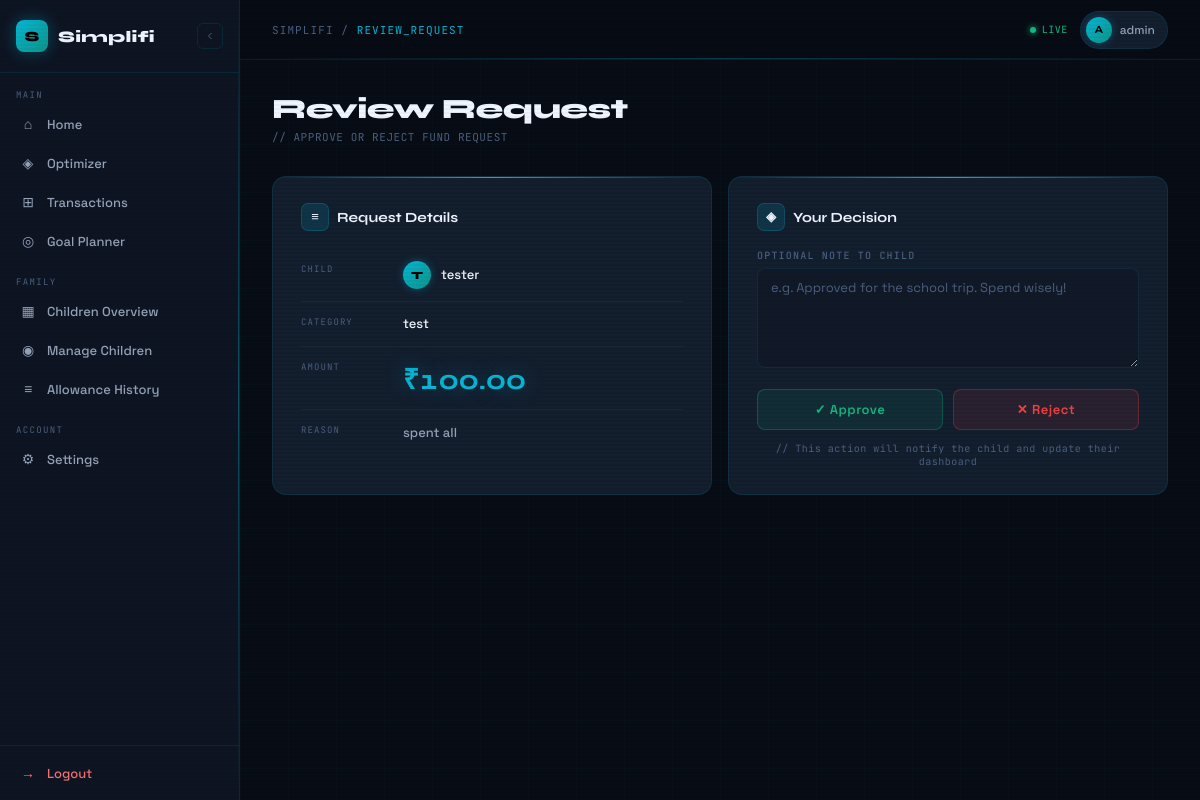
/children/review-request/1/ (signed in), run on the app's committed database.
### accounts/models.py (models this page shows, shortened)
class User(AbstractUser):
    ROLE_CHOICES = (
        ("parent", "Parent"),
        ("child", "Child"),
    )
    role = models.CharField(
        max_length=20,
        choices=ROLE_CHOICES,
        default="parent"
    )
    phone = models.CharField(max_length=15, blank=True)
    income_range = models.CharField(
        max_length=50,
        choices=[
            ('<5L', 'Below 5L'),
            ('5-10L', '5–10L'),
            ('10-25L', '10–25L'),
            ('25L+', '25L+'),
        ],
        blank=True
    )

### children/models.py (models this page shows, shortened)
class FundRequest(models.Model):
    STATUS_CHOICES = [
        ("pending", "Pending"),
        ("approved", "Approved"),
        ("rejected", "Rejected"),
    ]
    child = models.ForeignKey(
        ChildProfile,
        on_delete=models.CASCADE,
        related_name="fund_requests"
    )
    category = models.ForeignKey(
        ExpenseCategory,
        on_delete=models.CASCADE
    )
    amount = models.DecimalField(
        max_digits=10,
        decimal_places=2
    )
    reason = models.TextField()
    parent_note = models.TextField(
        blank=True,
        null=True
    )
    status = models.CharField(
        max_length=20,
        choices=STATUS_CHOICES,
        default="pending"
    )
    created_at = models.DateTimeField(auto_now_add=True)
    reviewed_at = models.DateTimeField(
        null=True,
        blank=True
    )

class ChildProfile(models.Model):
    parent = models.ForeignKey(
        User,
        on_delete=models.CASCADE,
        related_name="children"
    )
    child_user = models.OneToOneField(
        User,
        on_delete=models.CASCADE,
        related_name="child_profile"
    )
    age = models.IntegerField(null=True, blank=True)
    created_at = models.DateTimeField(auto_now_add=True)
    is_active = models.BooleanField(default=True)

class ExpenseCategory(models.Model):
    child = models.ForeignKey(
        ChildProfile,
        on_delete=models.CASCADE,
        related_name="categories"
    )
    name = models.CharField(max_length=200)
    allocated_amount = models.DecimalField(
        max_digits=10,
        decimal_places=2
    )
    created_at = models.DateTimeField(auto_now_add=True)
    class Meta:
        unique_together = ("child", "name")

### children/views.py (the view, shortened to what this page needs)
@login_required
def review_request(request, request_id):
    req = get_object_or_404(FundRequest, id=request_id)
    if request.user != req.child.parent:
        return redirect("dashboard_home")
    return render(
        request,
        "children/review_request.html",
        {"req": req}
    )

### children/templates/children/review_request.html (shortened to what this page needs)
{% extends "accounts/dashboard.html" %}
{% block content %}
<div class="page-header">
  <div>
    <div class="page-title">Review Request</div>
    <div class="page-subtitle">// APPROVE OR REJECT FUND REQUEST</div>
  </div>
</div>
<div class="review-wrap">
  <div class="review-detail-card">
    <div class="section-title" style="margin-bottom:18px;">
      <div class="section-icon">≡</div>
      Request Details
    </div>
    <div class="detail-row">
      <span class="detail-key">Child</span>
      <div class="child-identity">
        <div class="child-av">{{ req.child.child_user.username|first|upper }}</div>
        <span class="detail-val">{{ req.child.child_user.username }}</span>
      </div>
    </div>
    <div class="detail-row">
      <span class="detail-key">Category</span>
      <span class="detail-val">{{ req.category.name }}</span>
    </div>
    <div class="detail-row">
      <span class="detail-key">Amount</span>
      <span class="detail-amount">₹{{ req.amount }}</span>
    </div>
    <div class="detail-row">
      <span class="detail-key">Reason</span>
      <span class="detail-val" style="color:var(--ink-2);line-height:1.7;">{{ req.reason }}</span>
    </div>
  </div>
  <div class="review-action-card">
    <div class="section-title" style="margin-bottom:18px;">
      <div class="section-icon">◈</div>
      Your Decision
    </div>
    <form method="POST">
      <label class="note-label">Optional Note to Child</label>
      <textarea class="note-textarea" name="note" placeholder="e.g. Approved for the school trip. Spend wisely!"></textarea>
      <div class="action-btns">
        <button type="submit" name="action" value="approve" class="btn-approve">
          <span>✓ Approve</span>
        </button>
        <button type="submit" name="action" value="reject" class="btn-reject">
          <span>✕ Reject</span>
        </button>
      </div>
      <div class="decision-hint">// This action will notify the child and update their dashboard</div>
    </form>
  </div>
</div>
{% endblock %}

### accounts/templates/accounts/dashboard.html (shortened to what this page needs)
{% load static %}
<!DOCTYPE html>
<html lang="en">
<head>
</head>
<body>
<div class="shell">
  <aside class="sidebar" id="sidebar">
    <div class="sidebar-logo">
      <div class="logo-mark" onclick="toggleSidebar()">S</div>
      <span class="logo-text">Simplifi</span>
      <button class="toggle-btn" onclick="toggleSidebar()" title="Collapse">
        <svg width="12" height="12" fill="none" stroke="currentColor" stroke-width="2" viewBox="0 0 24 24">
          <path d="M15 18l-6-6 6-6"/>
        </svg>
      </button>
    </div>
    <nav>
      {% if request.user.role == "parent" %}
        <div class="nav-section-label">Main</div>
        <a href="{% url 'dashboard_home' %}" class="nav-link {% if request.resolver_match.url_name == 'dashboard_home' %}active{% endif %}">
          <span class="nav-icon">⌂</span>
          <span class="nav-label">Home</span>
        </a>
        <a href="{% url 'finance_overview' %}" class="nav-link {% if request.resolver_match.url_name == 'finance_overview' %}active{% endif %}">
          <span class="nav-icon">◈</span>
          <span class="nav-label">Optimizer</span>
        </a>
        <a href="{% url 'transactions' %}" class="nav-link {% if request.resolver_match.url_name == 'transactions' %}active{% endif %}">
          <span class="nav-icon">⊞</span>
          <span class="nav-label">Transactions</span>
        </a>
        <a href="{% url 'goal_dashboard' %}" class="nav-link {% if request.resolver_match.url_name == 'goal_dashboard' %}active{% endif %}">
          <span class="nav-icon">◎</span>
          <span class="nav-label">Goal Planner</span>
        </a>
        <div class="nav-section-label" style="margin-top:8px;">Family</div>
        <a href="{% url 'parent_children_dashboard' %}" class="nav-link">
          <span class="nav-icon">▦</span>
          <span class="nav-label">Children Overview</span>
        </a>
        <a href="{% url 'children_list' %}" class="nav-link {% if request.resolver_match.url_name == 'children_list' %}active{% endif %}">
          <span class="nav-icon">◉</span>
          <span class="nav-label">Manage Children</span>
        </a>
        <a href="{% url 'allowance_history' %}" class="nav-link">
          <span class="nav-icon">≡</span>
          <span class="nav-label">Allowance History</span>
        </a>
        <div class="nav-section-label" style="margin-top:8px;">Account</div>
        <a href="{% url 'settings_page' %}" class="nav-link {% if request.resolver_match.url_name == 'settings_page' %}active{% endif %}">
          <span class="nav-icon">⚙</span>
          <span class="nav-label">Settings</span>
        </a>
      {% endif %}
    </nav>
    <div class="sidebar-footer">
      <a href="{% url 'logout' %}" class="logout-link">
        <span class="nav-icon">→</span>
        <span class="logout-label">Logout</span>
      </a>
    </div>
  </aside>
  <div class="main" id="main">
    <div class="topbar">
      <div class="topbar-left">
        <div class="topbar-title">
          SIMPLIFI / <span>{{ request.resolver_match.url_name|upper|default:"DASHBOARD" }}</span>
        </div>
      </div>
      <div class="topbar-right">
        <div class="live-dot">
          <div class="live-pulse"></div>
          LIVE
        </div>
        <div class="user-chip">
          <div class="user-avatar">{{ request.user.username|first|upper }}</div>
          {{ request.user.username }}
        </div>
      </div>
    </div>
    <div class="content-area">
      {% block content %}{% endblock %}
    </div>
  </div>
</div>
</body>
</html>

### children/templates/children/review_request.html (style rules this page uses)
.review-wrap { display: grid; grid-template-columns: 1fr 1fr; gap: 16px; max-width: 900px; }
.review-detail-card { background: var(--surface); border: 1px solid var(--border); border-radius: 14px; padding: 26px 28px; position: relative; overflow: hidden; animation: cardIn 0.5s cubic-bezier(0.16,1,0.3,1) 0.05s both; }
.review-detail-card::before { content: ''; position: absolute; top: 0; left: 0; right: 0; height: 1px; background: linear-gradient(90deg, transparent, var(--cyan), transparent); }
.detail-row { display: flex; align-items: flex-start; gap: 12px; padding: 12px 0; border-bottom: 1px solid rgba(255,255,255,0.04); }
.detail-row:last-child { border: none; }
.detail-key { font-family: 'JetBrains Mono', monospace; font-size: 9px; letter-spacing: 0.12em; text-transform: uppercase; color: var(--ink-3); min-width: 90px; flex-shrink: 0; padding-top: 2px; }
.detail-val { font-size: 13px; color: var(--ink); font-weight: 500; line-height: 1.5; }
.detail-amount { font-family: 'Syne', sans-serif; font-size: 28px; font-weight: 700; color: var(--cyan); font-variant-numeric: tabular-nums; text-shadow: 0 0 20px var(--cyan-glow); }
.child-identity { display: flex; align-items: center; gap: 10px; }
.child-av { width: 28px; height: 28px; border-radius: 50%; background: linear-gradient(135deg, var(--cyan), var(--teal)); display: flex; align-items: center; justify-content: center; font-family: 'Syne', sans-serif; font-weight: 800; font-size: 11px; color: #000; box-shadow: 0 0 8px var(--cyan-glow); flex-shrink: 0; }
.review-action-card { background: var(--surface); border: 1px solid var(--border); border-radius: 14px; padding: 26px 28px; position: relative; overflow: hidden; animation: cardIn 0.5s cubic-bezier(0.16,1,0.3,1) 0.12s both; height: fit-content; }
.review-action-card::before { content: ''; position: absolute; top: 0; left: 0; right: 0; height: 1px; background: linear-gradient(90deg, transparent, var(--cyan), transparent); }
.note-textarea { width: 100%; padding: 10px 13px; border: 1px solid var(--border); border-radius: 8px; font-family: 'Space Grotesk', sans-serif; font-size: 13px; color: var(--ink); background: var(--bg-3); outline: none; transition: border-color 0.2s, box-shadow 0.2s; margin-bottom: 16px; resize: vertical; min-height: 100px; }
.note-textarea::placeholder { color: var(--ink-3); }
.action-btns { display: flex; gap: 10px; }
.btn-approve { flex: 1; padding: 11px; background: rgba(16,185,129,0.1); color: var(--green); border: 1px solid rgba(16,185,129,0.3); border-radius: 8px; font-family: 'Space Grotesk', sans-serif; font-size: 13px; font-weight: 600; cursor: pointer; transition: all 0.2s; position: relative; overflow: hidden; letter-spacing: 0.04em; }
.btn-approve::before { content: ''; position: absolute; inset: 0; background: var(--green); transform: translateX(-100%); transition: transform 0.25s ease; }
.btn-approve span { position: relative; z-index: 1; }
.btn-reject { flex: 1; padding: 11px; background: rgba(239,68,68,0.1); color: var(--red); border: 1px solid rgba(239,68,68,0.3); border-radius: 8px; font-family: 'Space Grotesk', sans-serif; font-size: 13px; font-weight: 600; cursor: pointer; transition: all 0.2s; position: relative; overflow: hidden; letter-spacing: 0.04em; }
.btn-reject::before { content: ''; position: absolute; inset: 0; background: var(--red); transform: translateX(-100%); transition: transform 0.25s ease; }
.btn-reject span { position: relative; z-index: 1; }
.decision-hint { font-family: 'JetBrains Mono', monospace; font-size: 10px; color: var(--ink-3); text-align: center; margin-top: 12px; letter-spacing: 0.05em; }
.note-label { font-family: 'JetBrains Mono', monospace; font-size: 10px; font-weight: 500; text-transform: uppercase; letter-spacing: 0.12em; color: var(--ink-3); margin-bottom: 6px; display: block; }

### data on the page
User: user.username|first "A", user.username "admin"
FundRequest: child.child_user.username|first "T", child.child_user.username "tester", category.name "test", amount "100.00", reason "spent all"

### other printed values
{{ request.resolver_match.url_name|upper|default:"DASHBOARD" }} "REVIEW_REQUEST"
